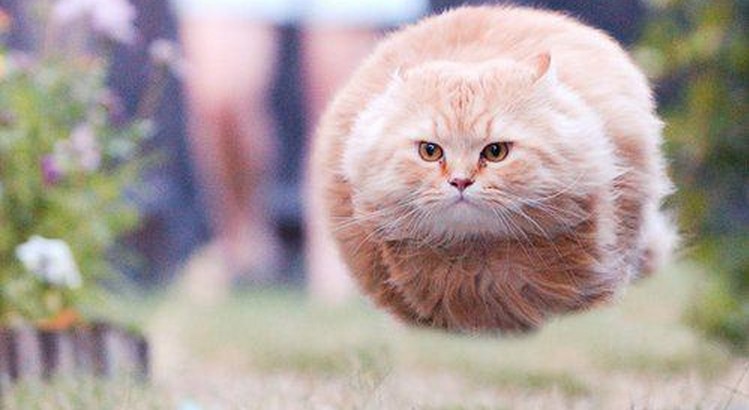
//> input picture cat.png, 749 x 410 px
$ ./alphamatte cat.png cat.png cat.png   (built with g++ and OpenCV 4)
//> lines starting //> are read from the running program, lines starting //| are printed output that depends on the picture
#include <iostream> //OpenCVの基本機能(データ型)
#include <opencv2/core/core.hpp>  //OpenCVで画像処理
#include <opencv2/imgproc/imgproc.hpp> //GUIのヘッダファイル
#include <opencv2/highgui/highgui.hpp>

using namespace cv;
using namespace std;

int main(int argc, char* argv[]) {
  if (argc < 4) { //コマンド引数の説明
    cerr << "usage: alphamatte <fore> <back> <alpha>" << endl;
    return -1; //エラー終了
  }
  Mat image = imread(argv[1]); //全景画像の読み込み
//> image is the input picture: 410 rows x 749 cols, CV_8UC3; mean B, G, R 155.8, 159.2, 172.4
  if (!image.data) { //読み込みの成功確認
    cerr << "no such file: " << argv[1] << endl;
    return -1; //エラー終了
  }
   string window = "foreground"; //前景画像ウィンドウ
   namedWindow(window, CV_WINDOW_AUTOSIZE);
   imshow(window, image);  //前景画像の表示
   Mat foreImage(image.size(), CV_32FC3); //float型画像
   image.convertTo(foreImage, CV_32F); //前景画像の変換
   image = imread(argv[2]); //背景画像の読み込み
   if (!image.data) { //読み込みの成功確認
     cerr << "no such file: " << argv[2] << endl;
     return -1; //エラー終了
   }
   if ( (foreImage.rows != image.rows) ||
        (foreImage.cols != image.cols) ) { //2画像の大きさ比較
    cerr << "second image size is incompatible";
    return -1; //エラー終了
  }
    window = "background"; //背景画像ウィンドウ
    namedWindow(window, CV_WINDOW_AUTOSIZE);
    imshow(window, image); //前景画像の表示

    Mat backImage(image.size(), CV_32FC3); //float型変換
    image.convertTo(backImage, CV_32F); //背景画像の変換

    image = imread(argv[3]); //マスク画像の読み込み
    if (!image.data) { //読み込みの成功確認
     cerr << "no such file: " << argv[3] << endl;
     return -1; //エラー終了
   }
  if( (foreImage.rows != image.rows) ||
          (foreImage.cols != image.cols) ) { // 2画像の大きさ比較
    cerr << "alphamatte size is incompatible";
    return -1; //エラー終了
  }
  window = "alpha"; //alphamatteウィンドウ
  namedWindow(window, CV_WINDOW_AUTOSIZE);
  imshow(window,image); //alphamatteの表示
  Mat alphaImage(image.size(), CV_32FC3); //float型画像
  image.convertTo(alphaImage, CV_32F, 1.0/255.0, 0.0); //alphamatteの変換(正規化)
  Mat onesImage(foreImage.size(), CV_32FC3, Scalar(1.0,1.0,1.0));
  //全チャネル1の画像
  foreImage = foreImage.mul(alphaImage); //前景の抽出
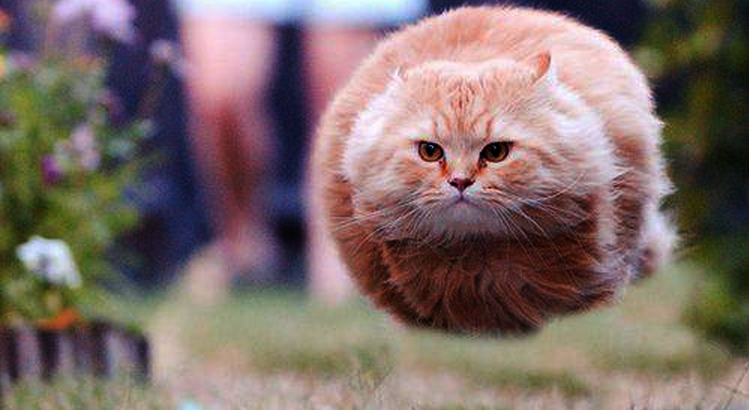
//> foreImage: 410 rows x 749 cols, CV_32FC3; mean B, G, R 105.4, 108.9, 126.8
  backImage = backImage.mul(onesImage-alphaImage); //前景の抽出
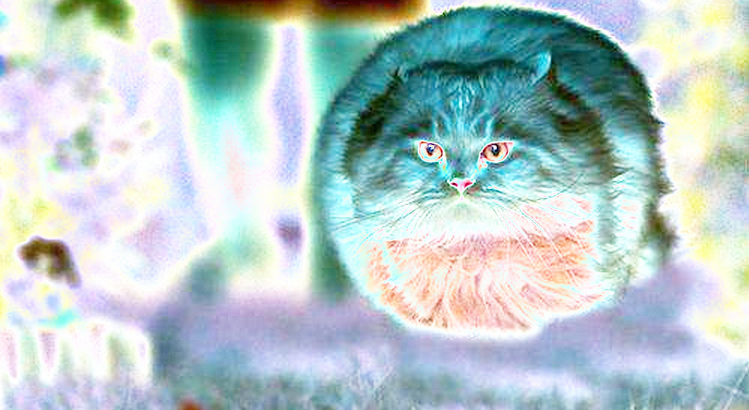
//> backImage: 410 rows x 749 cols, CV_32FC3; mean B, G, R 50.4, 50.4, 45.7; drawn with min black and max white

  Mat resultImage = foreImage + backImage; //結果画像(前景と背景)
  resultImage.convertTo(image, CV_8U); //結果画像の変換
  window = "result"; //結果画像のウィンドウ
  namedWindow(window, CV_WINDOW_AUTOSIZE);
  imshow(window,image); //結果画像の表示
  waitKey(0); //キー入力待ち(無限)

  image.release(); //結果画像の解放
  resultImage.release(); //結果画像(合成)の解放
  foreImage.release(); //前景画像の解放
  backImage.release(); //背景画像の解放
  alphaImage.release(); //alphamatteの解放
  onesImage.release(); //全チャネル1の画像
  return 0; //正常終了
}
